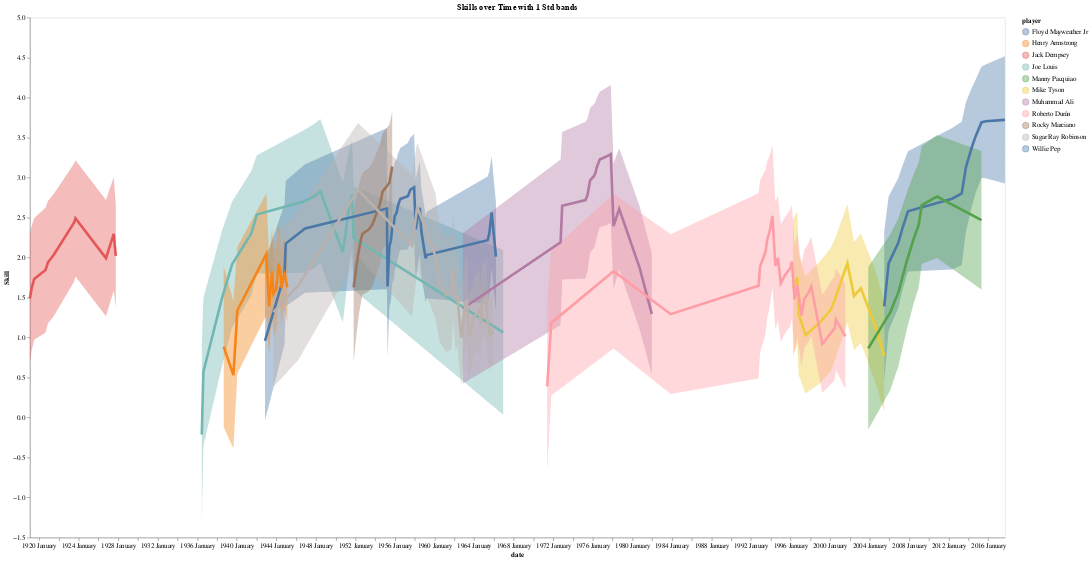

The notebook cell saved with this chart:
### Code cell
self_test.plot_player_skills(players = top_boxers_online[:]+['Mike Tyson'], width=1500, burnin=0)

### Figure 1 — Vega-Lite specification as saved in the notebook (floating-point values rounded to 4 significant figures; data arrays with more than 128 entries replaced by an {"elided": "..."} marker saying what was removed)
{"config": {"view": {"continuousWidth": 300, "continuousHeight": 300}, "axis": {"grid": false}}, "layer": [{"mark": {"type": "area", "opacity": 0.4}, "encoding": {"color": {"field": "player", "type": "nominal"}, "x": {"field": "date", "type": "temporal"}, "y": {"field": "lower", "type": "quantitative"}, "y2": {"field": "upper"}}}, {"mark": {"type": "line", "strokeWidth": 4}, "encoding": {"color": {"field": "player", "sort": ["Muhammad Ali", "Joe Louis", "Sugar Ray Robinson", "Rocky Marciano", "Floyd Mayweather Jr", "Manny Pacquiao", "Jack Dempsey", "Roberto Durán", "Henry Armstrong", "Willie Pep", "Mike Tyson"], "type": "nominal"}, "x": {"axis": {"format": "%Y %B"}, "field": "date", "type": "temporal"}, "y": {"field": "mu", "scale": {"zero": false}, "title": "Skill", "type": "quantitative"}}}], "data": {"name": "data-2b202520f0b74e36f631841300fb153c"}, "height": 800, "title": "Skills over Time with 1 Std bands", "width": 1500, "$schema": "https://vega.github.io/schema/vega-lite/v5.20.1.json", "datasets": {"data-2b202520f0b74e36f631841300fb153c": {"elided": "193 records"}}}
